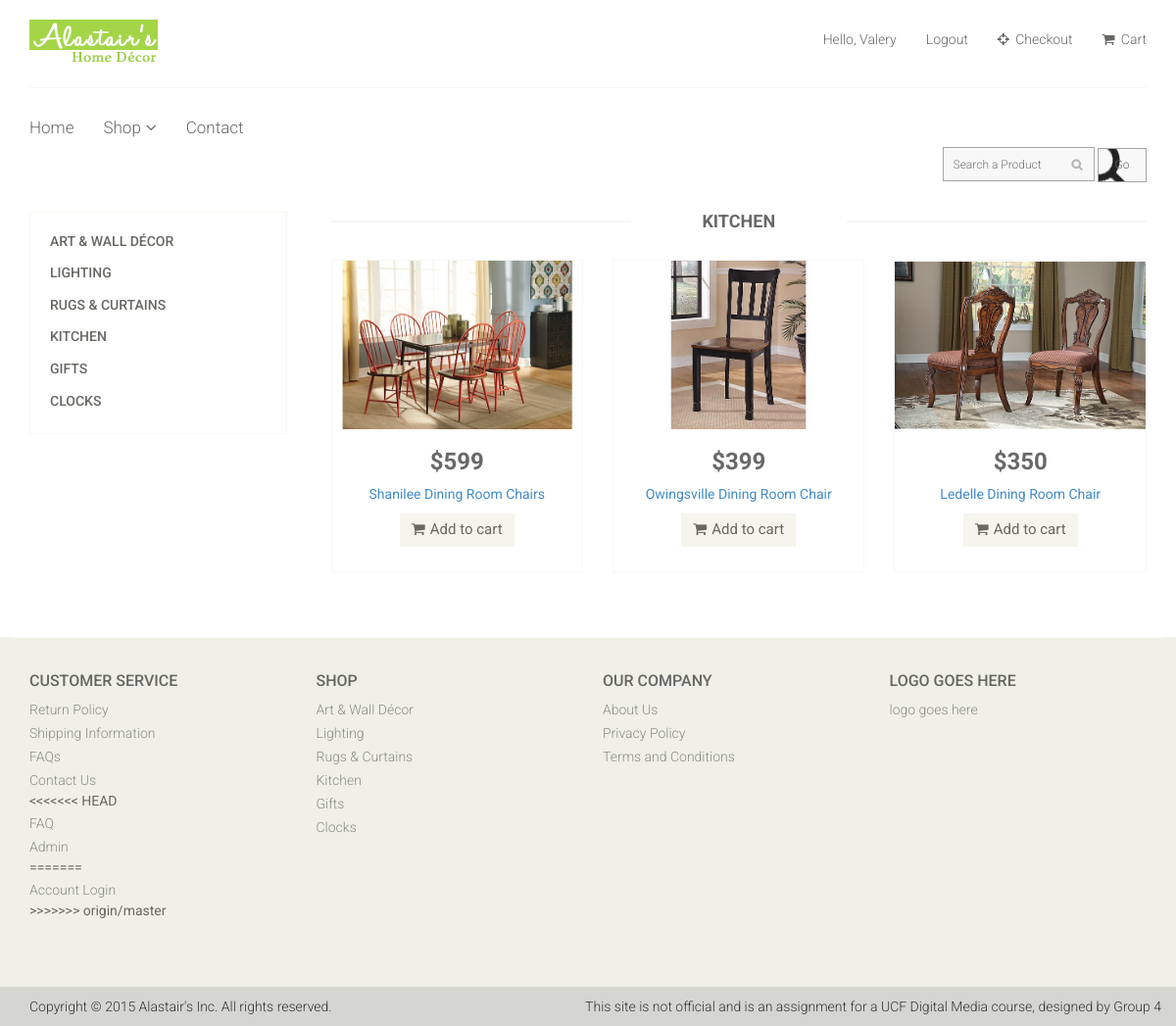
The page /kitchen.php (signed in) on the database its author committed.
### tables this page shows
CREATE TABLE IF NOT EXISTS `member` (
  `id` int(6) unsigned NOT NULL,
  `username` varchar(255) NOT NULL,
  `email` varchar(255) NOT NULL,
  `password` varchar(255) NOT NULL
);

CREATE TABLE IF NOT EXISTS `alastairsgroup_account` (
  `productID` int(10) NOT NULL,
  `productName` varchar(255) NOT NULL,
  `description` text NOT NULL,
  `category` text NOT NULL,
  `sku` int(16) NOT NULL,
  `stock` int(6) NOT NULL,
  `cost` decimal(10,0) NOT NULL,
  `price` decimal(10,0) NOT NULL,
  `image` varchar(255) NOT NULL,
  `productKeywords` text NOT NULL,
  `weight` decimal(5,0) NOT NULL,
  `measurements` varchar(75) NOT NULL
);

### kitchen.php (the view)
<?php include ("includes/header.php"); ?>
	<section>
		<div class="container">
			<div class="row">
				<div class="col-sm-3">
					<div class="left-sidebar">
						<div class="panel-group category-products" id="accordian">
							<div class="panel panel-default">
								<div class="panel-heading">
									<h4 class="panel-title"><a href="art_wall_decor.php">Art & Wall Décor</a></h4>
								</div>
							</div>
							<div class="panel panel-default">
								<div class="panel-heading">
									<h4 class="panel-title"><a href="lighting.php">Lighting</a>
									</h4>
								</div>
							</div>
							<div class="panel panel-default">
								<div class="panel-heading">
									<h4 class="panel-title"><a href="rugs-curtains.php">Rugs & Curtains</a></h4>
								</div>
							</div>
							<div class="panel panel-default">
								<div class="panel-heading">
									<h4 class="panel-title"><a href="kitchen.php">Kitchen</a></h4>
								</div>
							</div>
							<div class="panel panel-default">
								<div class="panel-heading">
									<h4 class="panel-title"><a href="gifts.php">Gifts</a></h4>
								</div>
							</div>
							<div class="panel panel-default">
								<div class="panel-heading">
									<h4 class="panel-title"><a href="clocks.php">Clocks</a></h4>
								</div>
							</div>
						</div>
					</div>
				</div>
				<div class="col-sm-9 padding-right">
					<div class="features_items">
						<h2 class="title text-center">Kitchen</h2>
						<?php
						$query=mysql_query("select * from alastairsgroup_account where category='kitchen'");
                        while($results=mysql_fetch_array($query))
						{
						?>
						<div class="col-sm-4">
							<div class="product-image-wrapper">
								<div class="single-products">
									<div class="productinfo text-center">
                                    	<a href="product-details.php?view=<?php echo $results['productID']; ?>"><img src="<?php echo $results['image'];?>" alt="Product" /></a>
                                    	<h2>$<?php echo $results['price'];?></h2>
										<p><a href="product-details.php?view=<?php echo $results['productID']; ?>"><?php echo $results['productName'];?></a></p>
                                        <a href="cart.php?prod=<?php echo $results['productID']; ?>" class="btn btn-default add-to-cart"><i class="fa fa-shopping-cart"></i>Add to cart</a>
									</div>
								</div>
							</div>
						</div>
						<?php } ?>
					</div>
				</div>
			</div>
	</section>
<?php include ('includes/footer.php'); ?>

### includes/header.php (shortened to what this page needs)
<!DOCTYPE html>
<html lang="en">
<head>
    <link href="css/bootstrap.min.css" rel="stylesheet">
    <link href="css/font-awesome.min.css" rel="stylesheet">
    <link href="css/prettyPhoto.css" rel="stylesheet">
    <link href="css/price-range.css" rel="stylesheet">
    <link href="css/animate.css" rel="stylesheet">
	<link href="css/styles.css" rel="stylesheet">
	<link href="css/responsive.css" rel="stylesheet">
</head>
<body>
	<header id="header">
		<div class="header-middle">
			<div class="container">
				<div class="row">
					<div class="col-sm-4">
						<div class="logo pull-left">
							<a href="home.php"><img src="img/home/logo.png" alt="Alastair's" /></a>
						</div>
					</div>
					<div class="col-sm-8">
						<div class="shop-menu pull-right">
							<ul class="nav navbar-nav">
                                <?php
                                    if(!empty($_SESSION['email'])){
                                        $uemail = $_SESSION['email'];
                                        $query=mysql_query("select * from member where email='$uemail'");
                                        while($results=mysql_fetch_array($query))
                    					{
                    					   $uname = $results['username'];
                    					}
                                        echo "<li><a>Hello, ".$uname." </a></li>";
                                        echo "<li><a href='logout.php'>Logout</a></li>";
                                    }else{
                                        echo '<li><a href="login.php"><i class="fa fa-lock"></i> Login</a></li>';
                                    }
                                ?>
								<li><a href="checkout.php"><i class="fa fa-crosshairs"></i> Checkout</a></li>
								<li><a href="cart.php"><i class="fa fa-shopping-cart"></i> Cart</a></li>
							</ul>
						</div>
					</div>
				</div>
			</div>
		</div>
		<div class="header-bottom">
			<div class="container">
				<div class="row">
					<div class="col-sm-9">
						<div class="mainmenu pull-left">
							<ul class="nav navbar-nav collapse navbar-collapse">
								<li><a href="home.php">Home</a></li>
								<li class="dropdown"><a href="#">Shop<i class="fa fa-angle-down"></i></a>
                                </li>
								<li><a href="contact-us.php">Contact</a></li>
							</ul>
						</div>
					</div>
					<div class="col-sm-12">
						<div class="search_box pull-right">
							<form method="get" action="search.php" enctype="multipart/form-data">
								<input type="text" name="user_query" placeholder="Search a Product" class="search-input"/ >
								<input type="submit" name="search" ID="search-icon" value="Go" class="search-button"/>
							</form>
						</div>
					</div>
				</div>
			</div>
		</div>
	</header>

### css/styles.css (style rules this page uses)
body { font-family: 'Roboto', sans-serif; position: relative; font-weight:400px; color: #696763; }
ul li { list-style: none; }
a { -webkit-transition: 300ms; -moz-transition: 300ms; -o-transition: 300ms; transition: 300ms; }
h1, h2, h3, h4, h5, h6,p { font-family: 'Roboto', sans-serif; }
.header-middle .container .row { border-bottom: 1px solid #f5f5f5; margin-left: 0; margin-right: 0; padding-bottom: 20px; padding-top: 20px; }
.header-middle .container .row .col-sm-4 { padding-left: 0; }
.header-middle .container .row .col-sm-8 { padding-right:0; }
.shop-menu ul li { display:inline-block; padding-left: 15px; padding-right: 15px; }
.shop-menu ul li:last-child { padding-right: 0; }
.shop-menu ul li a { background: #FFFFFF; color: #696763; font-family: 'Roboto', sans-serif; font-size: 14px; font-weight: 300; padding:0; padding-right: 0; margin-top: 10px; }
.shop-menu ul li a i { margin-right:3px; }
.header-bottom { padding-bottom: 30px; padding-top: 30px; }
.navbar-collapse.collapse { padding-left: 0; }
.mainmenu ul li { padding-right: 15px; padding-left: 15px; }
.mainmenu ul li:first-child { padding-left: 0px; }
.mainmenu ul li a { color: #696763; font-family: 'Roboto', sans-serif; font-size: 17px; font-weight: 300; padding: 0; padding-bottom: 10px; }
.search_box input { background: #F8F8F8; border: solid thin #A5A5A5 !important; color: #686868; font-family: 'roboto'; font-size: 12px; font-weight: 300; height: 35px; padding-left: 10px; width: 155px; background-image: url(../img/home/searchicon.png); background-repeat: no-repeat; background-position: 130px; }
#search-icon { background: white url(../img/search-icon.png) right no-repeat; }
.search-button { width: 50px !important; background-color: #F8F8F8 !important; border: solid thin #A5A5A5 !important; padding: 0 !important; }
.fa-angle-down { padding-left: 5px; }
.category-products { border: 1px solid #F7F7F0; margin-bottom: 35px; padding-bottom: 20px; padding-top: 15px; }
.left-sidebar h2:after, h2.title:after { content: " "; position: absolute; border: 1px solid #f5f5f5; bottom:8px; left: 0; width: 100%; height: 0; z-index: -2; }
h2.title:before { content: " "; position: absolute; background: #fff; bottom: -6px; width: 220px; height: 30px; z-index: -1; left: 50%; margin-left: -110px; }
.category-products .panel { background-color: #FFFFFF; border: 0px; border-radius: 0px; box-shadow:none; margin-bottom: 0px; }
.category-products .panel-default .panel-heading { background-color: #FFFFFF; border: 0 none; color: #FFFFFF; padding: 5px 20px; }
.category-products .panel-default .panel-heading .panel-title a { color: #696763; font-family: 'Roboto', sans-serif; font-size: 14px; text-decoration: none; text-transform: uppercase; }
.padding-right { padding-right: 0; }
.features_items { overflow:hidden; }
h2.title { color: #686868; font-family: 'Roboto', sans-serif; font-size: 18px; font-weight: 700; margin: 0 15px; text-transform: uppercase; margin-bottom: 30px; position: relative; }
.product-image-wrapper { border:1px solid #F7F7F5; overflow: hidden; margin-bottom:30px; }
.single-products { position: relative; }
.productinfo h2 { color: #686868; font-family: 'Roboto', sans-serif; font-size: 24px; font-weight: 700; }
.productinfo p { font-family: 'Roboto', sans-serif; font-size: 14px; font-weight: 400; color: #696763; }
.productinfo img { width: 100%; }
.productinfo { position:relative; }
.add-to-cart { background:#F5F5ED; border: 0 none; border-radius: 0; color: #696763; font-family: 'Roboto', sans-serif; font-size: 15px; margin-bottom: 25px; }
.add-to-cart i { margin-right:5px; }

### rows shown on the page
member: username "Valery"
alastairsgroup_account: image (picture), price "599", productName "Shanilee Dining Room Chairs"
alastairsgroup_account: image (picture), price "399", productName "Owingsville Dining Room Chair"
alastairsgroup_account: image (picture), price "350", productName "Ledelle Dining Room Chair"
